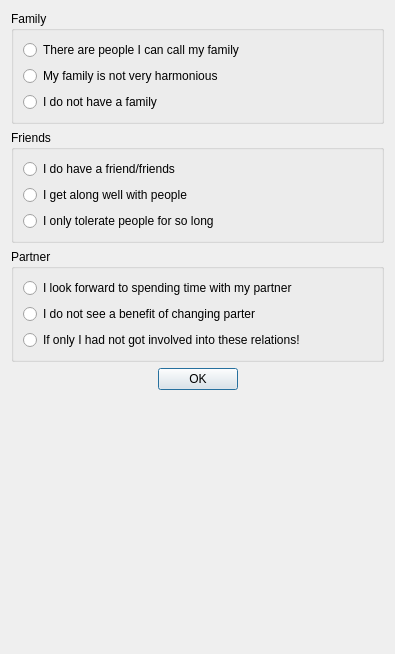
<?xml version="1.0" encoding="UTF-8"?>
<ui version="4.0">
 <class>LTR</class>
 <widget class="QDialog" name="LTR">
  <property name="geometry">
   <rect>
    <x>0</x>
    <y>0</y>
    <width>395</width>
    <height>654</height>
   </rect>
  </property>
  <property name="windowTitle">
   <string>Long term relations</string>
  </property>
  <layout class="QGridLayout" name="gridLayout_4">
   <item row="5" column="0">
    <spacer name="verticalSpacer">
     <property name="orientation">
      <enum>Qt::Vertical</enum>
     </property>
     <property name="sizeHint" stdset="0">
      <size>
       <width>20</width>
       <height>40</height>
      </size>
     </property>
    </spacer>
   </item>
   <item row="2" column="0">
    <widget class="QGroupBox" name="GBFriends">
     <property name="title">
      <string>Friends</string>
     </property>
     <layout class="QGridLayout" name="gridLayout_3">
      <item row="2" column="0">
       <widget class="QRadioButton" name="RBFriendsBad">
        <property name="text">
         <string>I only tolerate people for so long</string>
        </property>
       </widget>
      </item>
      <item row="0" column="0">
       <widget class="QRadioButton" name="RBFriendsExc">
        <property name="text">
         <string>I do have a friend/friends</string>
        </property>
       </widget>
      </item>
      <item row="1" column="0">
       <widget class="QRadioButton" name="RBFriendsNorm">
        <property name="text">
         <string>I get along well with people</string>
        </property>
       </widget>
      </item>
     </layout>
    </widget>
   </item>
   <item row="1" column="0">
    <widget class="QGroupBox" name="GBFamily">
     <property name="title">
      <string>Family</string>
     </property>
     <layout class="QGridLayout" name="gridLayout_2">
      <item row="0" column="0">
       <widget class="QRadioButton" name="RBFamilyExc">
        <property name="text">
         <string>There are people I can call my family</string>
        </property>
       </widget>
      </item>
      <item row="1" column="0">
       <widget class="QRadioButton" name="RBFamilyNorm">
        <property name="text">
         <string>My family is not very harmonious</string>
        </property>
       </widget>
      </item>
      <item row="2" column="0">
       <widget class="QRadioButton" name="RBFamilyBad">
        <property name="text">
         <string>I do not have a family</string>
        </property>
       </widget>
      </item>
     </layout>
    </widget>
   </item>
   <item row="4" column="0">
    <layout class="QHBoxLayout" name="horizontalLayout_2">
     <item>
      <spacer name="horizontalSpacer">
       <property name="orientation">
        <enum>Qt::Horizontal</enum>
       </property>
       <property name="sizeHint" stdset="0">
        <size>
         <width>40</width>
         <height>20</height>
        </size>
       </property>
      </spacer>
     </item>
     <item>
      <widget class="QPushButton" name="PBOK">
       <property name="text">
        <string>OK</string>
       </property>
      </widget>
     </item>
     <item>
      <spacer name="horizontalSpacer_2">
       <property name="orientation">
        <enum>Qt::Horizontal</enum>
       </property>
       <property name="sizeHint" stdset="0">
        <size>
         <width>40</width>
         <height>20</height>
        </size>
       </property>
      </spacer>
     </item>
    </layout>
   </item>
   <item row="3" column="0">
    <widget class="QGroupBox" name="GBPartner">
     <property name="title">
      <string>Partner</string>
     </property>
     <layout class="QGridLayout" name="gridLayout">
      <item row="0" column="0">
       <widget class="QRadioButton" name="RBPartnerExc">
        <property name="text">
         <string>I look forward to spending time with my partner</string>
        </property>
       </widget>
      </item>
      <item row="1" column="0">
       <widget class="QRadioButton" name="RBPartnerNorm">
        <property name="text">
         <string>I do not see a benefit of changing parter</string>
        </property>
       </widget>
      </item>
      <item row="2" column="0">
       <widget class="QRadioButton" name="RBPartnerBad">
        <property name="text">
         <string>If only I had not got involved into these relations!</string>
        </property>
       </widget>
      </item>
     </layout>
    </widget>
   </item>
  </layout>
 </widget>
 <resources/>
 <connections/>
</ui>
